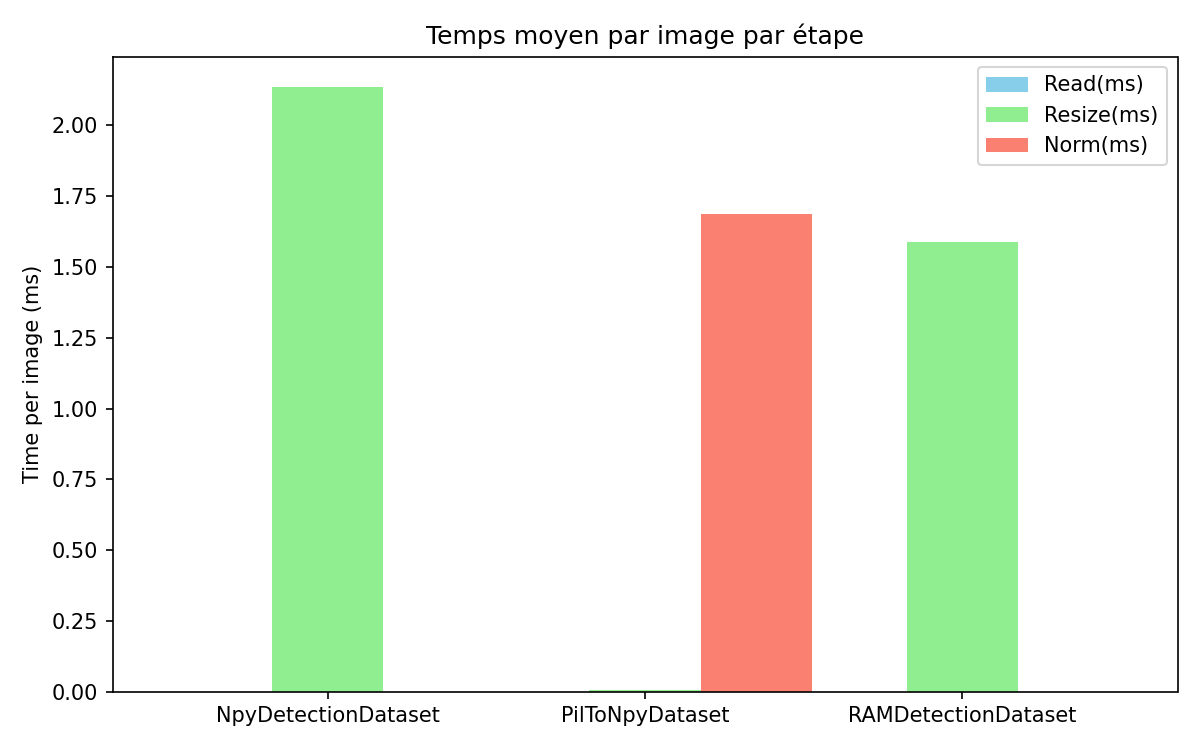
#> input picture dataloading/benchmark_steps.png, 1200 x 750 px
$ python -i logo_linux.py   (imports and definitions only)
#> lines starting #> are read from the running program, lines starting #| are printed output that depends on the picture
import sys
import os
from PIL import Image, ImageDraw, ImageTk, ImageFont
import tkinter as tk


# ============================================================================
def splash_screen_circle(image_path, duration=3000):
    """
    Splash screen circulaire avec un cercle extérieur clair
    et texte centré foncé.
    """
#> called with image_path = '../../dataloading/benchmark_steps.png', duration = 3000
    splash = tk.Tk()

    splash.overrideredirect(True)
    splash.attributes("-topmost", True)
    splash.attributes("-alpha", 0.0)

    # Couleur utilisée uniquement sous Windows
    transparent_color = "black"

    splash.configure(bg=transparent_color)

    # ------------------------------------------------------------------------
    # Chargement image
    # ------------------------------------------------------------------------
    img = Image.open(image_path).convert("RGBA")
#> img is the input picture: PIL image 1200x750 RGBA; mean R, G, B, A 235.8, 240.9, 227.7, 255

    size = min(img.width, img.height)
#> size = 750

    img = img.resize((size, size))
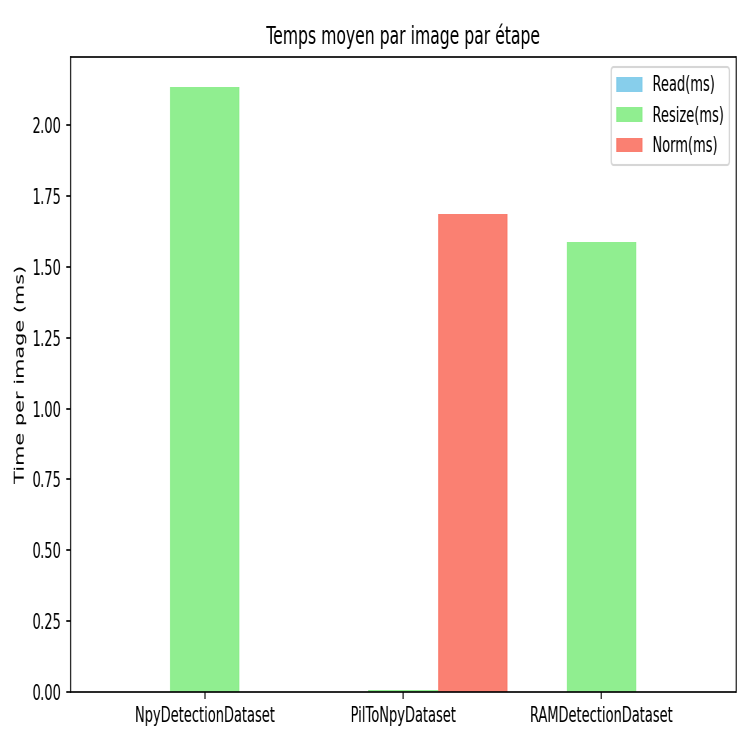
#> img: PIL image 750x750 RGBA; mean R, G, B, A 235.7, 240.8, 227.7, 255

    # ------------------------------------------------------------------------
    # Création image circulaire
    # ------------------------------------------------------------------------
    img_circle = Image.new("RGBA", (size, size), (0, 0, 0, 0))
#> img_circle: PIL image 750x750 RGBA; every value is 0

    draw = ImageDraw.Draw(img_circle)

    # Couleurs
    circle_color = (64, 224, 208, 255)   # turquoise clair
    text_color = (0, 102, 102, 255)      # bleu-vert foncé

    # Cercle extérieur
    border_width = size // 20
#> border_width = 37

    draw.ellipse(
        (0, 0, size, size),
        fill=circle_color
    )

    # ------------------------------------------------------------------------
    # Masque circulaire
    # ------------------------------------------------------------------------
    inner_size = size - 2 * border_width
#> inner_size = 676

    img_resized = img.resize((inner_size, inner_size))

    mask_inner = Image.new("L", (inner_size, inner_size), 0)
#> mask_inner: PIL image 676x676 L; every value is 0

    draw_mask = ImageDraw.Draw(mask_inner)

    draw_mask.ellipse(
        (0, 0, inner_size, inner_size),
        fill=255
    )

    # Collage image centrée
    img_circle.paste(
        img_resized,
        (border_width, border_width),
        mask_inner
    )
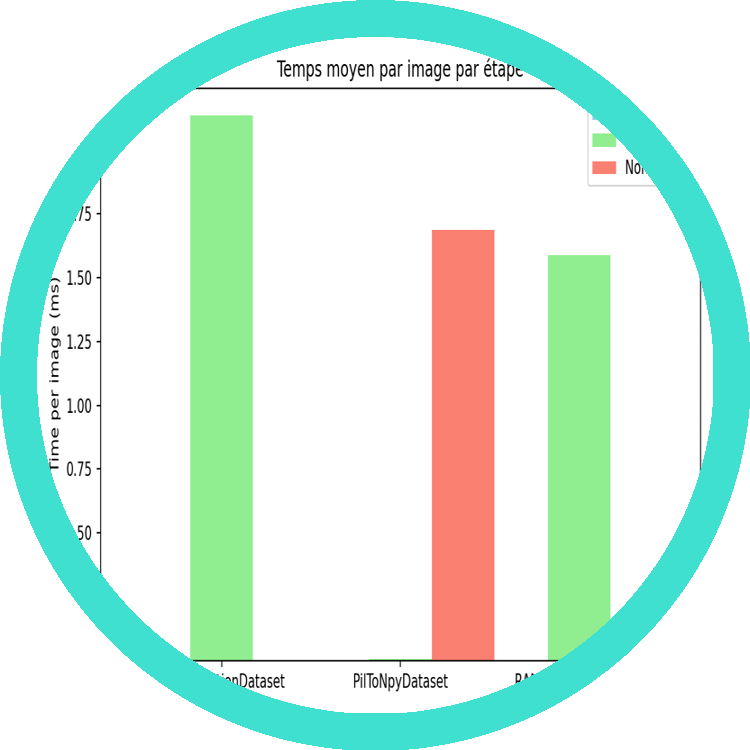
#> img_circle: PIL image 750x750 RGBA; mean R, G, B, A 158.6, 186.1, 173.2, 200.7; transparent parts drawn white

    # ------------------------------------------------------------------------
    # Texte centré
    # ------------------------------------------------------------------------
    font_size = size // 8
#> font_size = 93

    try:

        if sys.platform.startswith("win"):
            font_path = "arial.ttf"
        else:
            font_path = "/usr/share/fonts/truetype/dejavu/DejaVuSans.ttf"

        font = ImageFont.truetype(font_path, font_size)

    except:
        font = ImageFont.load_default()

    text = "Aqua-IA"

    draw_text = ImageDraw.Draw(img_circle)

    bbox = draw_text.textbbox((0, 0), text, font=font)
#> bbox = (0, 19, 362, 106)

    w = bbox[2] - bbox[0]
#> w = 362
    h = bbox[3] - bbox[1]
#> h = 87

    draw_text.text(
        ((size - w) / 2, (size - h) / 2),
        text,
        font=font,
        fill=text_color
    )

    # ------------------------------------------------------------------------
    # Conversion Tkinter
    # ------------------------------------------------------------------------
    photo = ImageTk.PhotoImage(img_circle)

    # IMPORTANT :
    # Canvas = évite le cadre cyan sous Linux
    canvas = tk.Canvas(
        splash,
        width=size,
        height=size,
        highlightthickness=0,
        bd=0,
        bg=transparent_color
    )

    canvas.pack()

    canvas.create_image(
        size // 2,
        size // 2,
        image=photo
    )

    # garder référence image
    canvas.image = photo # type: ignore

    # ------------------------------------------------------------------------
    # Transparence Windows uniquement
    # ------------------------------------------------------------------------
    if sys.platform.startswith("win"):
        splash.wm_attributes(
            "-transparentcolor",
            transparent_color
        )

    # ------------------------------------------------------------------------
    # Centrage écran
    # ------------------------------------------------------------------------
    screen_width = splash.winfo_screenwidth()
    screen_height = splash.winfo_screenheight()

    x = (screen_width - size) // 2
#> x = 585
    y = (screen_height - size) // 2
#> y = 165

    splash.geometry(f"{size}x{size}+{x}+{y}")

    # ------------------------------------------------------------------------
    # Fade in
    # ------------------------------------------------------------------------
    splash.after(
        10,
        lambda: fade_in(splash, steps=60, delay=20)
    )

    # ------------------------------------------------------------------------
    # Fade out
    # ------------------------------------------------------------------------
    splash.after(
        duration,
        lambda: fade_out(splash, steps=40, delay=20)
    )

    splash.mainloop()


# ============================================================================
# [49 lines left out: functions fade_in, fade_out, not called in this run]


# ============================================================================
# [6 lines not run here, left out]


>>> result = splash_screen_circle('../../dataloading/benchmark_steps.png')

$ run again, on dataloading/benchmark_total.png
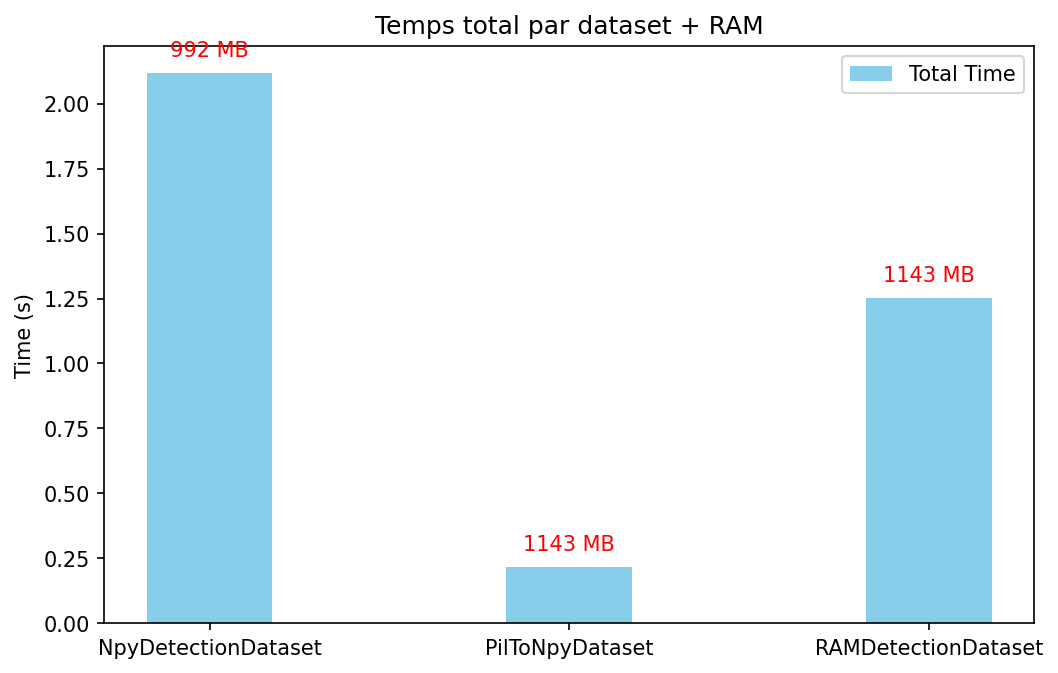
#> input picture dataloading/benchmark_total.png, 1058 x 673 px
#> in splash_screen_circle, img is the input picture: PIL image 1058x673 RGBA; mean R, G, B, A 230.7, 241.9, 246.7, 255
#> img: PIL image 673x673 RGBA
#> in splash_screen_circle, `img_resized = img.resize((inner_size, inner_size))`:
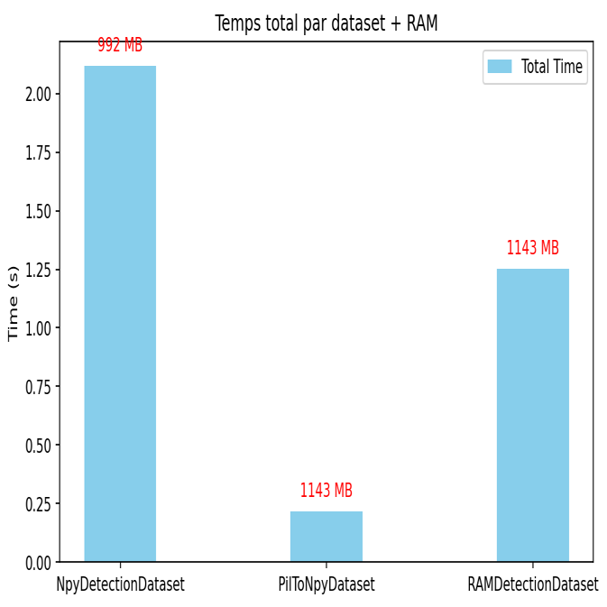
#> img_resized: PIL image 607x607 RGBA; mean R, G, B, A 230.4, 241.7, 246.4, 255
#> mask_inner: PIL image 607x607 L; every value is 0
#> in splash_screen_circle, `img_circle.paste( img_resized, (border_width, border_width), mask_inne..`:
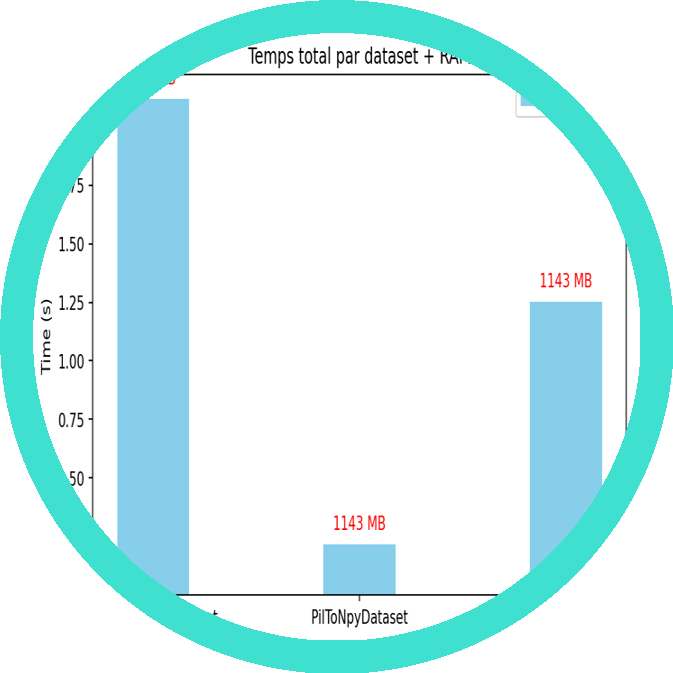
#> img_circle: PIL image 673x673 RGBA; mean R, G, B, A 156.3, 188, 189.1, 200.8; transparent parts drawn white
#> bbox = (0, 17, 327, 95)
#> w = 327
#> h = 78

$ run again, on dataloading/benchmark_total_vs_ram.png
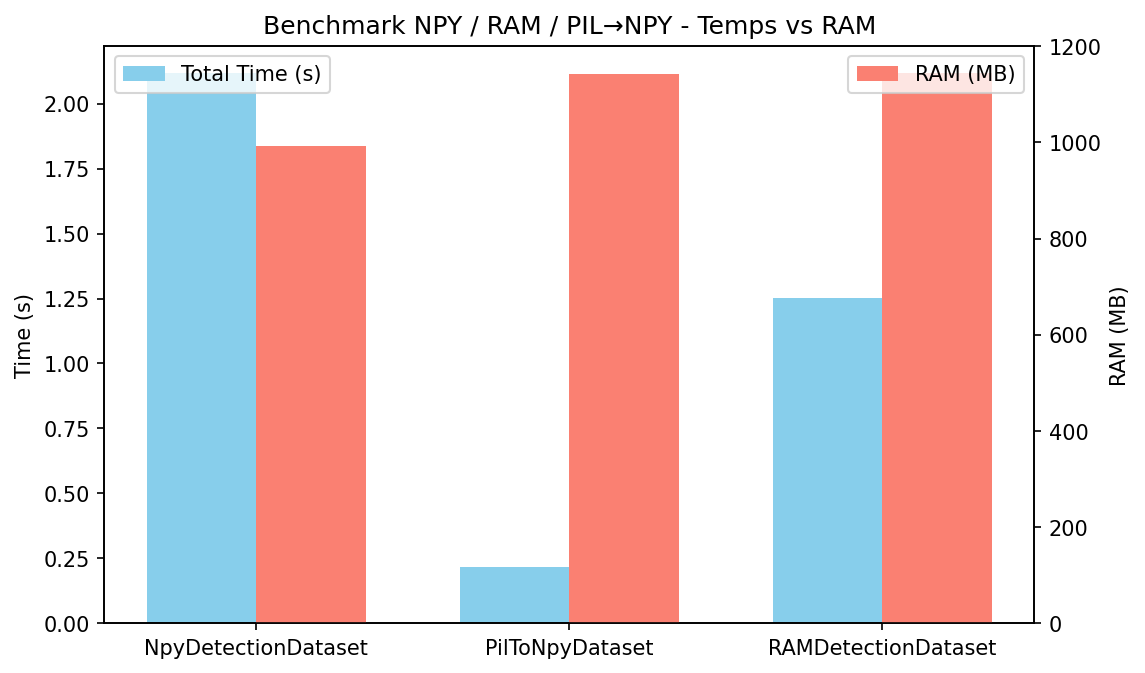
#> input picture dataloading/benchmark_total_vs_ram.png, 1145 x 673 px
#> in splash_screen_circle, img is the input picture: PIL image 1145x673 RGBA; mean R, G, B, A 232.6, 214.6, 215.2, 255
#> img: PIL image 673x673 RGBA
#> in splash_screen_circle, `img_resized = img.resize((inner_size, inner_size))`:
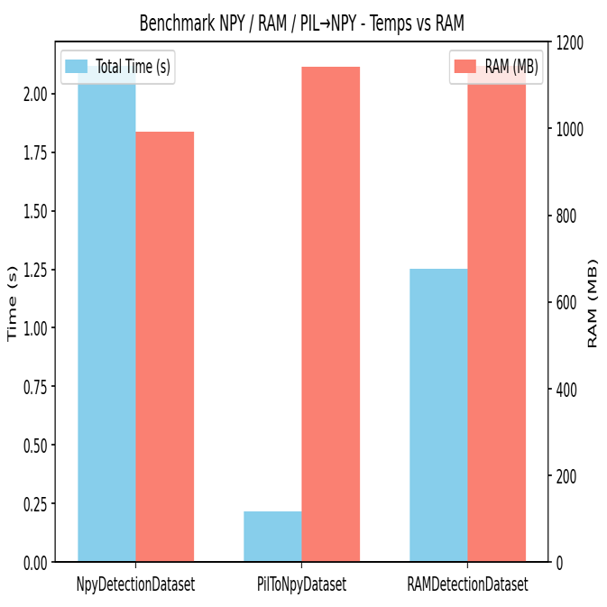
#> img_resized: PIL image 607x607 RGBA; mean R, G, B, A 232.3, 214.3, 214.9, 255
#> mask_inner: PIL image 607x607 L; every value is 0
#> in splash_screen_circle, `img_circle.paste( img_resized, (border_width, border_width), mask_inne..`:
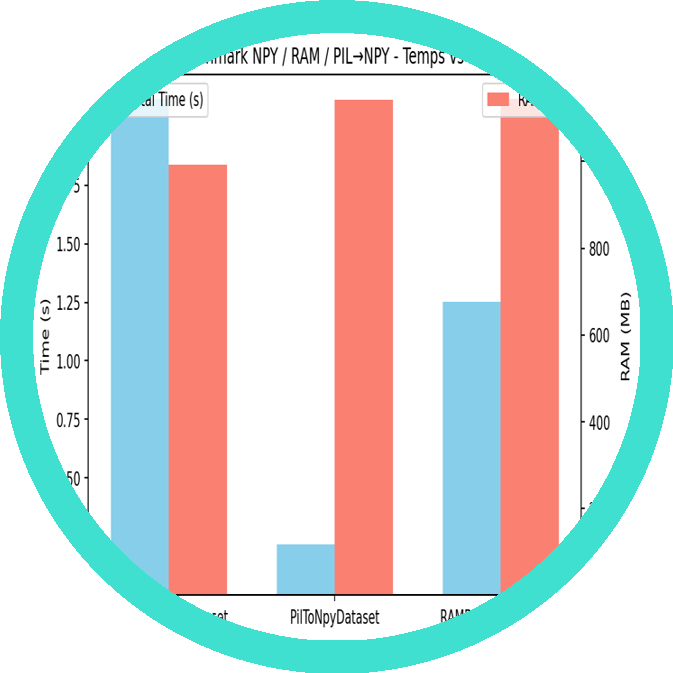
#> img_circle: PIL image 673x673 RGBA; mean R, G, B, A 156.9, 165.8, 163.9, 200.8; transparent parts drawn white
#> bbox = (0, 17, 327, 95)
#> w = 327
#> h = 78
